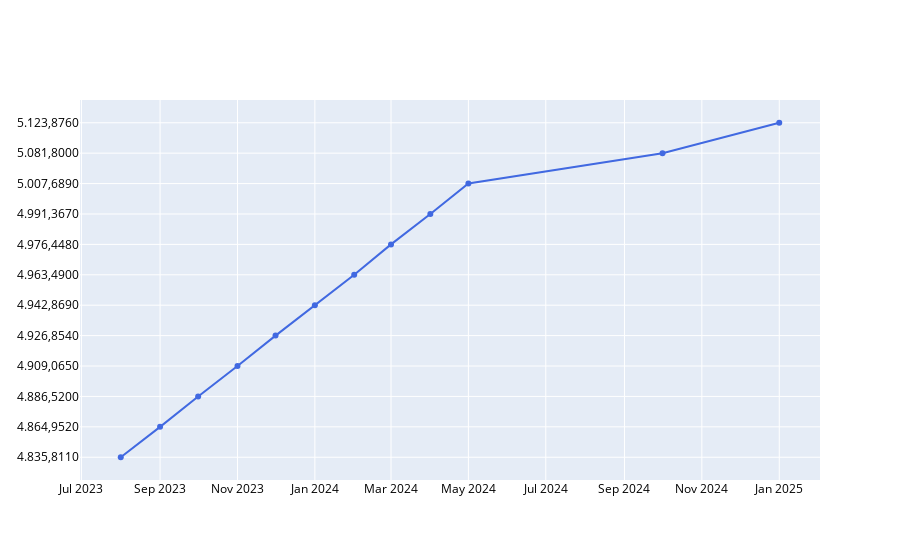

Here is the notebook cell this chart was saved with:
### Code cell
import plotly.graph_objects as go
import plotly.io as pio
pio.renderers.default = "vscode"

fig= go.Figure()

fig.add_trace(go.Scatter(x=tabela.index, y=tabela.values, name=f"Dolar futuro",
                        line=dict(color='royalblue', width=2), mode='lines+markers'))

fig.update_layout(yaxis=dict(tickformat=".1%", tickfont=dict(color="black")),
                            xaxis=dict(tickfont=dict(color="black")))

fig.show()

### Figure 1 — Plotly figure (JSON) as saved in the notebook; plotly's stock layout.template omitted (floating-point values rounded to 4 significant figures)
{"data": [{"line": {"color": "royalblue", "width": 2}, "mode": "lines+markers", "name": "Dolar futuro", "type": "scatter", "x": ["2023-08-01T00:00:00", "2023-09-01T00:00:00", "2023-10-01T00:00:00", "2023-11-01T00:00:00", "2023-12-01T00:00:00", "2024-01-01T00:00:00", "2024-02-01T00:00:00", "2024-03-01T00:00:00", "2024-04-01T00:00:00", "2024-05-01T00:00:00", "2024-10-01T00:00:00", "2025-01-01T00:00:00"], "y": ["4.835,8110", "4.864,9520", "4.886,5200", "4.909,0650", "4.926,8540", "4.942,8690", "4.963,4900", "4.976,4480", "4.991,3670", "5.007,6890", "5.081,8000", "5.123,8760"]}], "layout": {"xaxis": {"tickfont": {"color": "black"}}, "yaxis": {"tickfont": {"color": "black"}, "tickformat": ".1%"}}}
